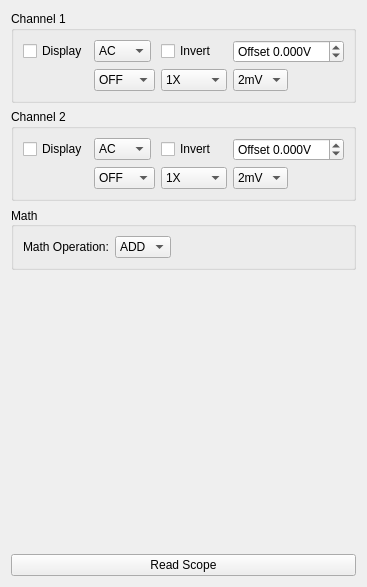
      <widget class="QWidget" name="vert">
       <attribute name="title">
        <string>Vertical</string>
       </attribute>
       <layout class="QVBoxLayout" name="verticalLayout_6">
        <item>
         <widget class="QGroupBox" name="groupBox_6">
          <property name="title">
           <string>Channel 1</string>
          </property>
          <layout class="QGridLayout" name="gridLayout_7">
           <item row="0" column="0">
            <widget class="QCheckBox" name="cdisp1">
             <property name="sizePolicy">
              <sizepolicy hsizetype="Fixed" vsizetype="Fixed">
               <horstretch>0</horstretch>
               <verstretch>0</verstretch>
              </sizepolicy>
             </property>
             <property name="toolTip">
              <string>Display the specified channel</string>
             </property>
             <property name="text">
              <string>Display</string>
             </property>
            </widget>
           </item>
           <item row="0" column="1">
            <widget class="QComboBox" name="c1coup">
             <property name="sizePolicy">
              <sizepolicy hsizetype="Fixed" vsizetype="Fixed">
               <horstretch>0</horstretch>
               <verstretch>0</verstretch>
              </sizepolicy>
             </property>
             <property name="toolTip">
              <string>Select coupling</string>
             </property>
             <item>
              <property name="text">
               <string>AC</string>
              </property>
             </item>
             <item>
              <property name="text">
               <string>GND</string>
              </property>
             </item>
             <item>
              <property name="text">
               <string>DC</string>
              </property>
             </item>
            </widget>
           </item>
           <item row="0" column="2">
            <widget class="QCheckBox" name="c1inv">
             <property name="sizePolicy">
              <sizepolicy hsizetype="Fixed" vsizetype="Fixed">
               <horstretch>0</horstretch>
               <verstretch>0</verstretch>
              </sizepolicy>
             </property>
             <property name="toolTip">
              <string>Invert signal</string>
             </property>
             <property name="text">
              <string>Invert</string>
             </property>
            </widget>
           </item>
           <item row="0" column="3">
            <widget class="QDoubleSpinBox" name="c1offspin">
             <property name="sizePolicy">
              <sizepolicy hsizetype="Fixed" vsizetype="Fixed">
               <horstretch>0</horstretch>
               <verstretch>0</verstretch>
              </sizepolicy>
             </property>
             <property name="toolTip">
              <string>Set vertical offset (tip: use mouse wheel)</string>
             </property>
             <property name="prefix">
              <string>Offset </string>
             </property>
             <property name="suffix">
              <string>V</string>
             </property>
             <property name="decimals">
              <number>3</number>
             </property>
             <property name="minimum">
              <double>-40.000000000000000</double>
             </property>
             <property name="maximum">
              <double>40.000000000000000</double>
             </property>
             <property name="singleStep">
              <double>0.100000000000000</double>
             </property>
            </widget>
           </item>
           <item row="1" column="2">
            <widget class="QComboBox" name="c1probe">
             <property name="sizePolicy">
              <sizepolicy hsizetype="Fixed" vsizetype="Fixed">
               <horstretch>0</horstretch>
               <verstretch>0</verstretch>
              </sizepolicy>
             </property>
             <property name="toolTip">
              <string>Configure to match the probe attentuation for the specificed channel</string>
             </property>
             <item>
              <property name="text">
               <string>1X</string>
              </property>
             </item>
             <item>
              <property name="text">
               <string>10X</string>
              </property>
             </item>
             <item>
              <property name="text">
               <string>0.01X</string>
              </property>
             </item>
             <item>
              <property name="text">
               <string>0.02X</string>
              </property>
             </item>
             <item>
              <property name="text">
               <string>0.05X</string>
              </property>
             </item>
             <item>
              <property name="text">
               <string>0.1X</string>
              </property>
             </item>
             <item>
              <property name="text">
               <string>0.2X</string>
              </property>
             </item>
             <item>
              <property name="text">
               <string>0.5X</string>
              </property>
             </item>
             <item>
              <property name="text">
               <string>2X</string>
              </property>
             </item>
             <item>
              <property name="text">
               <string>5X</string>
              </property>
             </item>
             <item>
              <property name="text">
               <string>20X</string>
              </property>
             </item>
             <item>
              <property name="text">
               <string>50X</string>
              </property>
             </item>
             <item>
              <property name="text">
               <string>100X</string>
              </property>
             </item>
             <item>
              <property name="text">
               <string>200X</string>
              </property>
             </item>
             <item>
              <property name="text">
               <string>500X</string>
              </property>
             </item>
             <item>
              <property name="text">
               <string>1000X</string>
              </property>
             </item>
            </widget>
           </item>
           <item row="1" column="3">
            <widget class="QComboBox" name="c1vscale">
             <property name="sizePolicy">
              <sizepolicy hsizetype="Fixed" vsizetype="Fixed">
               <horstretch>0</horstretch>
               <verstretch>0</verstretch>
              </sizepolicy>
             </property>
             <property name="toolTip">
              <string>Vertical sensitivity</string>
             </property>
             <item>
              <property name="text">
               <string>2mV</string>
              </property>
             </item>
            </widget>
           </item>
           <item row="1" column="1">
            <widget class="QComboBox" name="c1bw">
             <property name="sizePolicy">
              <sizepolicy hsizetype="Fixed" vsizetype="Fixed">
               <horstretch>0</horstretch>
               <verstretch>0</verstretch>
              </sizepolicy>
             </property>
             <property name="toolTip">
              <string>Configure to match the probe attentuation for the specificed channel</string>
             </property>
             <item>
              <property name="text">
               <string>OFF</string>
              </property>
             </item>
             <item>
              <property name="text">
               <string>20M</string>
              </property>
             </item>
             <item>
              <property name="text">
               <string>100M</string>
              </property>
             </item>
            </widget>
           </item>
          </layout>
         </widget>
        </item>
        <item>
         <widget class="QGroupBox" name="groupBox_7">
          <property name="title">
           <string>Channel 2</string>
          </property>
          <layout class="QGridLayout" name="gridLayout_8">
           <item row="0" column="0">
            <widget class="QCheckBox" name="cdisp2">
             <property name="sizePolicy">
              <sizepolicy hsizetype="Fixed" vsizetype="Fixed">
               <horstretch>0</horstretch>
               <verstretch>0</verstretch>
              </sizepolicy>
             </property>
             <property name="toolTip">
              <string>Display the specified channel</string>
             </property>
             <property name="text">
              <string>Display</string>
             </property>
            </widget>
           </item>
           <item row="0" column="1">
            <widget class="QComboBox" name="c2coup">
             <property name="sizePolicy">
              <sizepolicy hsizetype="Fixed" vsizetype="Fixed">
               <horstretch>0</horstretch>
               <verstretch>0</verstretch>
              </sizepolicy>
             </property>
             <property name="toolTip">
              <string>Select coupling</string>
             </property>
             <item>
              <property name="text">
               <string>AC</string>
              </property>
             </item>
             <item>
              <property name="text">
               <string>GND</string>
              </property>
             </item>
             <item>
              <property name="text">
               <string>DC</string>
              </property>
             </item>
            </widget>
           </item>
           <item row="0" column="2">
            <widget class="QCheckBox" name="c2inv">
             <property name="sizePolicy">
              <sizepolicy hsizetype="Fixed" vsizetype="Fixed">
               <horstretch>0</horstretch>
               <verstretch>0</verstretch>
              </sizepolicy>
             </property>
             <property name="toolTip">
              <string>Invert signal</string>
             </property>
             <property name="text">
              <string>Invert</string>
             </property>
            </widget>
           </item>
           <item row="0" column="3">
            <widget class="QDoubleSpinBox" name="c2offspin">
             <property name="sizePolicy">
              <sizepolicy hsizetype="Fixed" vsizetype="Fixed">
               <horstretch>0</horstretch>
               <verstretch>0</verstretch>
              </sizepolicy>
             </property>
             <property name="toolTip">
              <string>Set vertical offset (tip: use mouse wheel)</string>
             </property>
             <property name="prefix">
              <string>Offset </string>
             </property>
             <property name="suffix">
              <string>V</string>
             </property>
             <property name="decimals">
              <number>3</number>
             </property>
             <property name="minimum">
              <double>-40.000000000000000</double>
             </property>
             <property name="maximum">
              <double>40.000000000000000</double>
             </property>
             <property name="singleStep">
              <double>0.100000000000000</double>
             </property>
            </widget>
           </item>
           <item row="1" column="3">
            <widget class="QComboBox" name="c2vscale">
             <property name="sizePolicy">
              <sizepolicy hsizetype="Fixed" vsizetype="Fixed">
               <horstretch>0</horstretch>
               <verstretch>0</verstretch>
              </sizepolicy>
             </property>
             <property name="toolTip">
              <string>Vertical sensitivity</string>
             </property>
             <item>
              <property name="text">
               <string>2mV</string>
              </property>
             </item>
            </widget>
           </item>
           <item row="1" column="2">
            <widget class="QComboBox" name="c2probe">
             <property name="sizePolicy">
              <sizepolicy hsizetype="Fixed" vsizetype="Fixed">
               <horstretch>0</horstretch>
               <verstretch>0</verstretch>
              </sizepolicy>
             </property>
             <property name="toolTip">
              <string>Configure to match the probe attentuation for the specificed channel</string>
             </property>
             <item>
              <property name="text">
               <string>1X</string>
              </property>
             </item>
             <item>
              <property name="text">
               <string>10X</string>
              </property>
             </item>
             <item>
              <property name="text">
               <string>0.01X</string>
              </property>
             </item>
             <item>
              <property name="text">
               <string>0.02X</string>
              </property>
             </item>
             <item>
              <property name="text">
               <string>0.05X</string>
              </property>
             </item>
             <item>
              <property name="text">
               <string>0.1X</string>
              </property>
             </item>
             <item>
              <property name="text">
               <string>0.2X</string>
              </property>
             </item>
             <item>
              <property name="text">
               <string>0.5X</string>
              </property>
             </item>
             <item>
              <property name="text">
               <string>2X</string>
              </property>
             </item>
             <item>
              <property name="text">
               <string>5X</string>
              </property>
             </item>
             <item>
              <property name="text">
               <string>20X</string>
              </property>
             </item>
             <item>
              <property name="text">
               <string>50X</string>
              </property>
             </item>
             <item>
              <property name="text">
               <string>100X</string>
              </property>
             </item>
             <item>
              <property name="text">
               <string>200X</string>
              </property>
             </item>
             <item>
              <property name="text">
               <string>500X</string>
              </property>
             </item>
             <item>
              <property name="text">
               <string>1000X</string>
              </property>
             </item>
            </widget>
           </item>
           <item row="1" column="1">
            <widget class="QComboBox" name="c2bw">
             <property name="sizePolicy">
              <sizepolicy hsizetype="Fixed" vsizetype="Fixed">
               <horstretch>0</horstretch>
               <verstretch>0</verstretch>
              </sizepolicy>
             </property>
             <property name="toolTip">
              <string>Configure to match the probe attentuation for the specificed channel</string>
             </property>
             <item>
              <property name="text">
               <string>OFF</string>
              </property>
             </item>
             <item>
              <property name="text">
               <string>20M</string>
              </property>
             </item>
             <item>
              <property name="text">
               <string>100M</string>
              </property>
             </item>
            </widget>
           </item>
          </layout>
         </widget>
        </item>
        <item>
         <widget class="QGroupBox" name="groupBox_8">
          <property name="title">
           <string>Math</string>
          </property>
          <property name="alignment">
           <set>Qt::AlignLeading|Qt::AlignLeft|Qt::AlignVCenter</set>
          </property>
          <layout class="QFormLayout" name="formLayout_3">
           <item row="0" column="1">
            <widget class="QComboBox" name="mathsel">
             <property name="sizePolicy">
              <sizepolicy hsizetype="Fixed" vsizetype="Fixed">
               <horstretch>0</horstretch>
               <verstretch>0</verstretch>
              </sizepolicy>
             </property>
             <property name="toolTip">
              <string>Select math function</string>
             </property>
             <item>
              <property name="text">
               <string>ADD</string>
              </property>
             </item>
             <item>
              <property name="text">
               <string>SUB</string>
              </property>
             </item>
             <item>
              <property name="text">
               <string>MUL</string>
              </property>
             </item>
             <item>
              <property name="text">
               <string>DIV</string>
              </property>
             </item>
             <item>
              <property name="text">
               <string>FFT</string>
              </property>
             </item>
             <item>
              <property name="text">
               <string>LOG</string>
              </property>
             </item>
             <item>
              <property name="text">
               <string>ADV</string>
              </property>
             </item>
             <item>
              <property name="text">
               <string>OFF</string>
              </property>
             </item>
            </widget>
           </item>
           <item row="0" column="0">
            <widget class="QLabel" name="label_54">
             <property name="text">
              <string>Math Operation:</string>
             </property>
            </widget>
           </item>
          </layout>
         </widget>
        </item>
        <item>
         <spacer name="verticalSpacer_5">
          <property name="orientation">
           <enum>Qt::Vertical</enum>
          </property>
          <property name="sizeHint" stdset="0">
           <size>
            <width>20</width>
            <height>278</height>
           </size>
          </property>
         </spacer>
        </item>
        <item>
         <widget class="QPushButton" name="updAcq_2">
          <property name="toolTip">
           <string>Reads settings from instrument</string>
          </property>
          <property name="text">
           <string>Read Scope</string>
          </property>
         </widget>
        </item>
       </layout>
      </widget>
